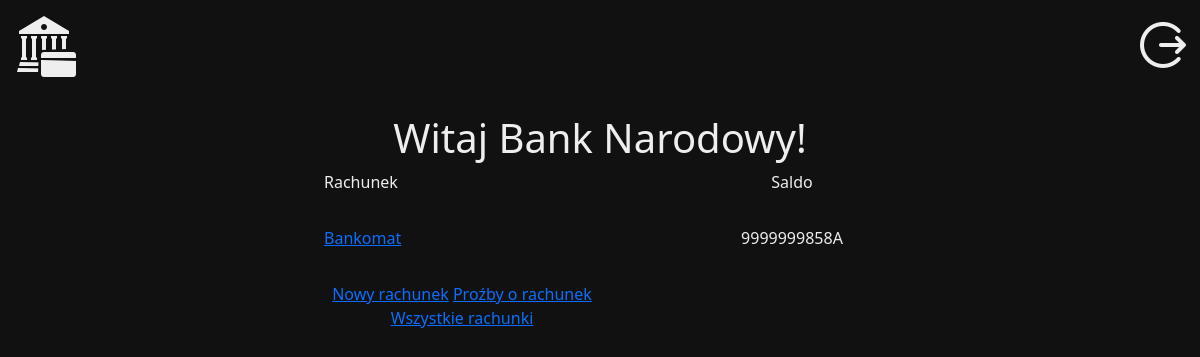
/account/ (signed in), run on an earlier commit of the app's database.
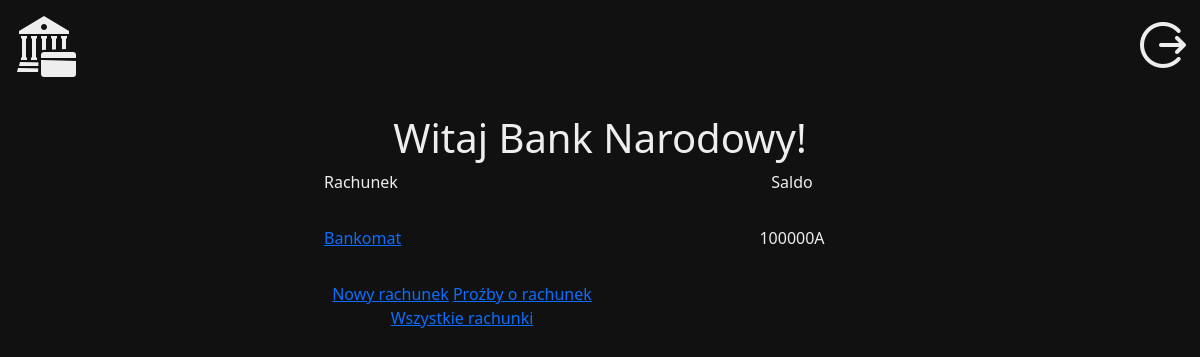
And on a later commit of the database.
### account/models.py (models this page shows)
class Account(models.Model):
    owner = models.CharField(max_length=127)
    name = models.CharField(max_length=127)
    balance = models.IntegerField(default=0)
    active = models.BooleanField(default=False)
    super = models.BooleanField(default=False)

### account/views.py (the view)
# urls.py: path('account/', account_picker_view),
def account_picker_view(req):
    if not req.user.is_authenticated:
        return redirect('/')
    querry = Account.objects.filter(owner = req.user.username, active=True)
    off = Account.objects.filter(owner = req.user.username, active=False)
    data = {
        'user': req.user,
        'name': f'{req.user.first_name} {req.user.last_name}',
        'accs': querry,
        'waiting': off,
        'super': req.user.is_superuser
    }
    print(querry)
    return render(req, 'home.html', data)

### templates/home.html (shortened to what this page needs)
{% extends 'base.html' %}
{% block content %}
    <div class="col-12 text-center">
        <h1>Witaj {{ name }}!</h1>
    </div>
   <div class="row tabela text-start">
       <div class="col-8 bolt"><p>Rachunek</p></div>
       <div class="col-4 bolt text-center"><p>Saldo</p></div>
   </div>
   {% for acc in accs %}
   <div class="row tabela mt-3">
       {% if acc.super %}
       <div class="col-8"><a href="{{ acc.id }}" class="super_pickme">{{ acc.name }}</a></div>
       {% else %}
       <div class="col-8"><a href="{{ acc.id }}" class="pickme">{{ acc.name }}</a></div>
       {% endif %}
       <div class="col-4 bolt text-center"><p>{{ acc.balance}}A</p></div>
   </div>
   {% endfor %}
   <div class="col-12 col-sm-6 mt-3 text-center">
       <a href="new/" class="pickme">Nowy rachunek</a>
       {% if super %}
       <a href="accept_account/" class="super_pickme">Proźby o rachunek</a>
       <a href="all_accounts/" class="super_pickme">Wszystkie rachunki</a>
       {% endif %}
   </div>
{% endblock %}

What changed in the data, as far as the page shows it:
changed Account "Bankomat": balance "9999999858" → "100000"
